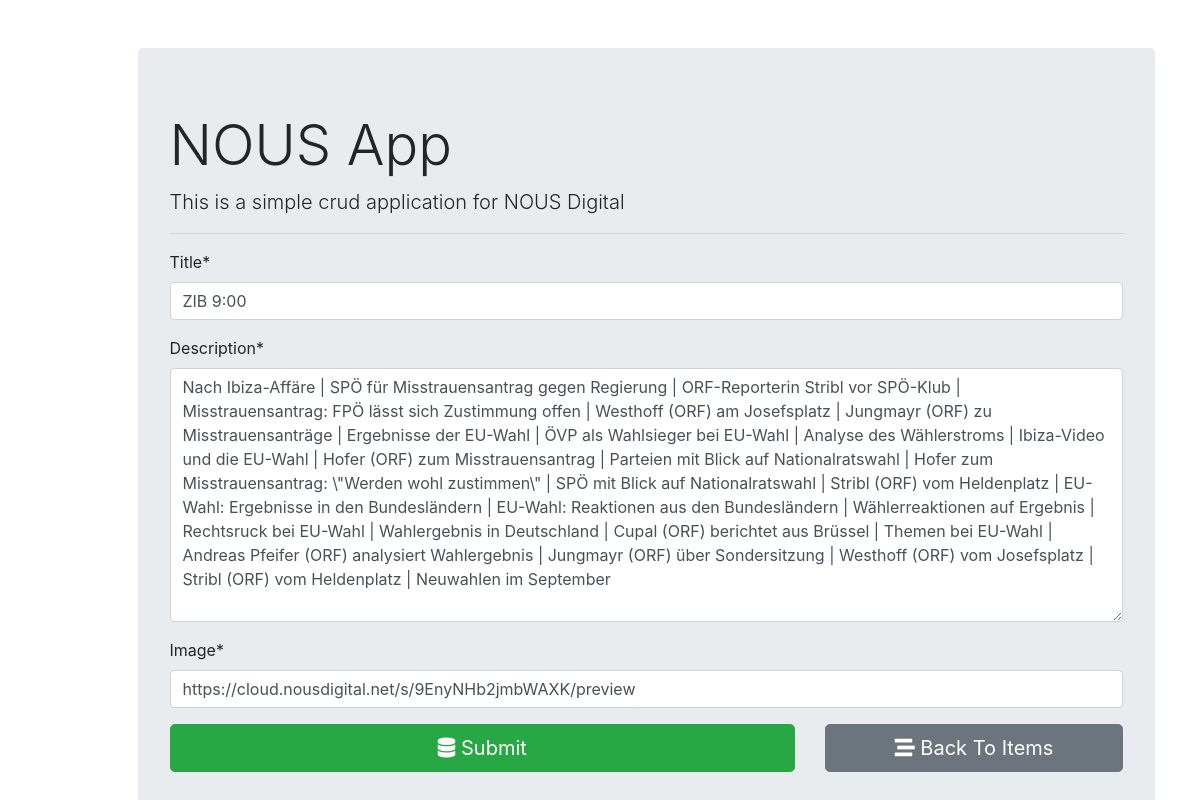
Screenshot of /items/3/ with the database file from the repository.
### nous_app/models.py (models this page shows, shortened)
class Item(models.Model):
    id = models.AutoField(primary_key=True)
    title = models.CharField(max_length=400)
    description = models.TextField(max_length=1000)
    image = models.URLField(max_length=300)

### nous_app/views.py (the view, shortened to what this page needs)
# urls.py: path('', views.items_add, name='items_add'),
def items_add(request, id=0):
    if request.method == "GET":
        if id == 0:
            form = ItemFrom()
        else:
            item = Item.objects.get(pk=id)
            form = ItemFrom(instance=item)
        return render(request, 'nous_app/items_add.html', {'form': form})

### nous_app/forms.py
class ItemFrom(forms.ModelForm):
    class Meta:
        model = Item
        fields = "__all__"

### nous_app/templates/nous_app/items_add.html (shortened to what this page needs)
{% extends "nous_app/base.html" %}
{% load crispy_forms_tags %}
{% block content %}
<form action="", method="POST">
    {{form|crispy}}
    <div class="row">
        <div class="col-md-8">
            <button type="submit" class="btn btn-success btn-block btn-lg"><i class="fas fa-database"></i> Submit</button>
        </div>
        <div class="col-md-4">
            <a href="{% url 'items_list' %}" class="btn btn-secondary btn-block btn-lg">
                <i class="fas fa-stream"></i> Back To Items
            </a>
        </div>
    </div>
</form>
{% endblock content %}

### rows the page displays
Item: title "ZIB 9:00", description "Nach Ibiza-Affäre | SPÖ für Misstrauensantrag gegen Regierung | ORF-Reporterin Stribl vor SPÖ-Klub | Misstrauensantrag: FPÖ lässt sich Zustimmung offen | Westhoff (ORF) am Josefsplatz | Jungmayr (ORF) zu Misstrauensanträge | Ergebnisse der EU-Wahl | ÖVP als Wahlsieger bei EU-Wahl | Analyse des Wählerstroms | Ibiza-Video und die EU-Wahl | Hofer (ORF) zum Misstrauensantrag | Parteien mit Blick auf Nationalratswahl | Hofer zum Misstrauensantrag: \\\"Werden wohl zustimmen\\\" | SPÖ mit Blick auf Nationalratswahl | Stribl (ORF) vom Heldenplatz | EU-Wahl: Ergebnisse in den Bundesländern | EU-Wahl: Reaktionen aus den Bundesländern | Wählerreaktionen auf Ergebnis | Rechtsruck bei EU-Wahl | Wahlergebnis…", image "https://cloud.nousdigital.net/s/9EnyNHb2jmbWAXK/preview"
